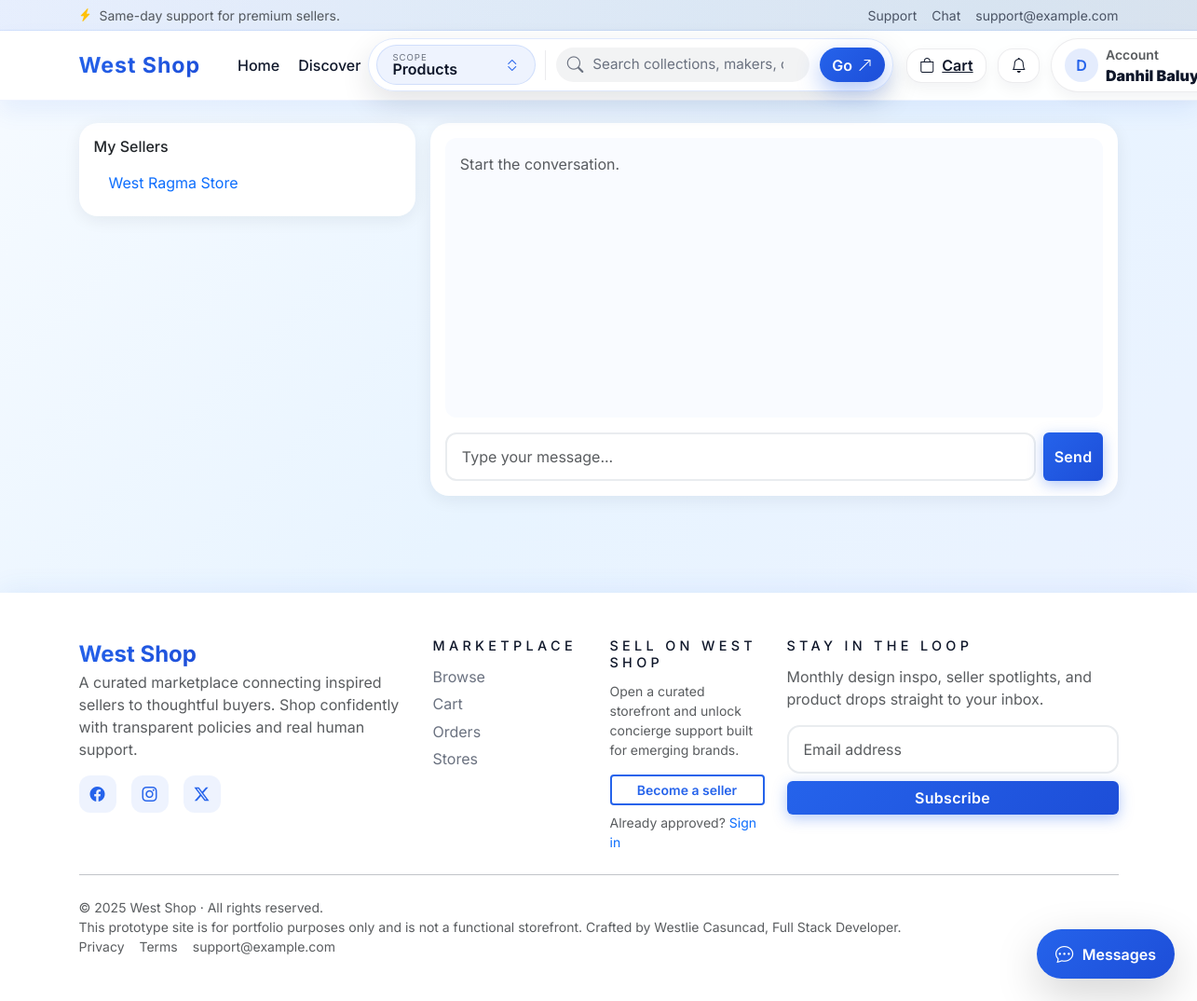
Before: /buyer/chat.php?to=1 (signed in) with the older database file.
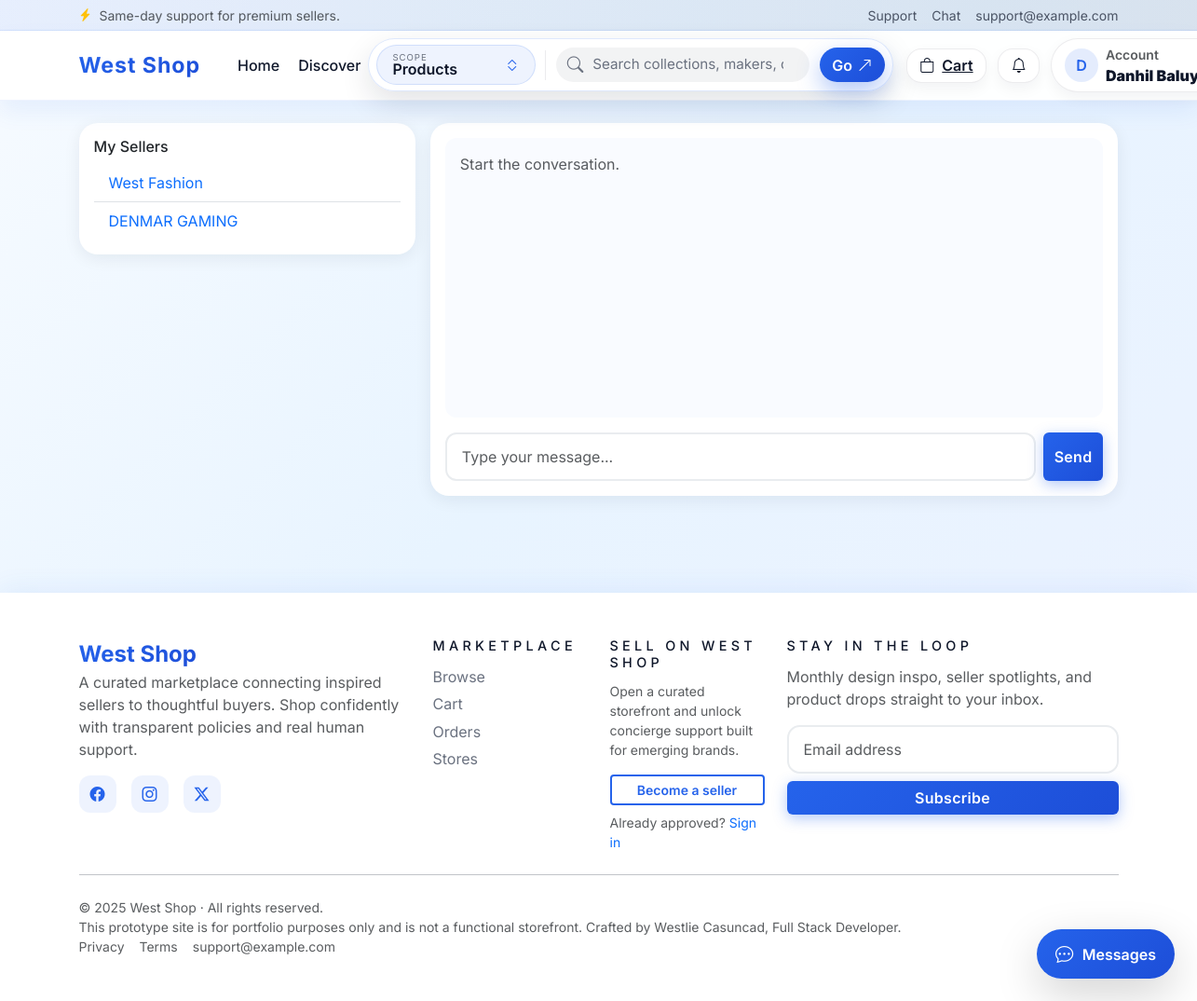
After: the same page with the newer database file.
### tables this page shows
CREATE TABLE `users` (
  `user_id` int(11) NOT NULL,
  `role` enum('buyer','seller','admin') NOT NULL,
  `name` varchar(100) NOT NULL,
  `email` varchar(100) NOT NULL,
  `password` varchar(255) NOT NULL,
  `phone` varchar(20) DEFAULT NULL,
  `address` text DEFAULT NULL,
  `status` enum('pending','approved','rejected') DEFAULT 'pending',
  `created_at` timestamp NOT NULL DEFAULT current_timestamp()
);

### includes/config.php (called while the page is built, shortened)
<?php
function base_url(string $path = ''): string {
    $base = rtrim(BASE_PATH, '/');
    $path = ltrim($path, '/');
    return $base . '/' . $path;
}
?>

### includes/functions.php (called while the page is built, shortened)
<?php
require_once __DIR__ . '/config.php';
function e(string $s): string { return htmlspecialchars($s, ENT_QUOTES, 'UTF-8'); }

### buyer/chat.php (the view, shortened to what the changed rows need)
<?php
require_once __DIR__ . '/../includes/config.php';
require_once __DIR__ . '/../includes/functions.php';
$u = current_user();
$sellers = $pdo->prepare('SELECT DISTINCT u.user_id, COALESCE(NULLIF(s.store_name, ""), u.name) AS store_name
  FROM users u
  LEFT JOIN stores s ON s.seller_id = u.user_id
  JOIN products p ON p.seller_id = u.user_id
  JOIN order_items oi ON oi.product_id = p.product_id
  JOIN orders o ON o.order_id = oi.order_id AND o.buyer_id = ?
  WHERE u.role = "seller"');
$sellers->execute([$u['user_id']]);
$sellers = $sellers->fetchAll();
$receiver = isset($_GET['to']) ? (int)$_GET['to'] : ((isset($sellers[0]['user_id'])) ? (int)$sellers[0]['user_id'] : 0);
include __DIR__ . '/../templates/header.php';
?>
<div class="row g-3">
  <div class="col-md-4">
    <div class="card p-3">
      <ul class="list-group list-group-flush">
        <?php foreach($sellers as $s): ?>
          <li class="list-group-item <?php echo ($receiver===(int)$s['user_id'])?'active':''; ?>">
            <a class="text-decoration-none <?php echo ($receiver===(int)$s['user_id'])?'text-white':''; ?>" href="<?php echo e(base_url('buyer/chat.php?to='.(int)$s['user_id'])); ?>"><?php echo e($s['store_name']); ?></a>
          </li>
        <?php endforeach; ?>
      </ul>
    </div>
  </div>
</div>
<?php include __DIR__ . '/../templates/footer.php'; ?>

### templates/header.php (shortened to what the changed rows need)
<?php
require_once __DIR__ . '/../includes/config.php';
require_once __DIR__ . '/../includes/functions.php';
$mainNavItems = [
  ['label' => 'Home', 'href' => base_url('index.php')],
  ['label' => 'Discover', 'href' => base_url('public/product.php?id=1')]
];
?><!doctype html>
<html lang="en">
<head>
  <link href="https://cdn.jsdelivr.net/npm/bootstrap@5.3.3/dist/css/bootstrap.min.css" rel="stylesheet">
  <link href="https://cdn.jsdelivr.net/npm/bootstrap-icons@1.11.3/font/bootstrap-icons.css" rel="stylesheet">
  <link href="<?php echo e(base_url('assets/css/theme.css')); ?>" rel="stylesheet">
</head>
<body class="bg-soft">
<header class="site-header">
  <nav class="navbar navbar-expand-lg nav-glass main-navbar sticky-top">
    <div class="container">
      <div class="navbar-left d-flex align-items-center gap-3">
        <ul class="navbar-nav primary-nav d-none d-lg-flex flex-row gap-1">
          <?php foreach ($mainNavItems as $item): ?>
            <li class="nav-item"><a class="nav-link" href="<?php echo e($item['href']); ?>"><?php echo e($item['label']); ?></a></li>
          <?php endforeach; ?>
        </ul>
      </div>
    </div>
  </nav>
</header>
<main class="page-shell container py-4">

Changed rows visible on the page:
computed for users (number 1 of 2 on the later page): store_name "West Ragma Store" → "West Fashion"
added users: store_name "DENMAR GAMING"
